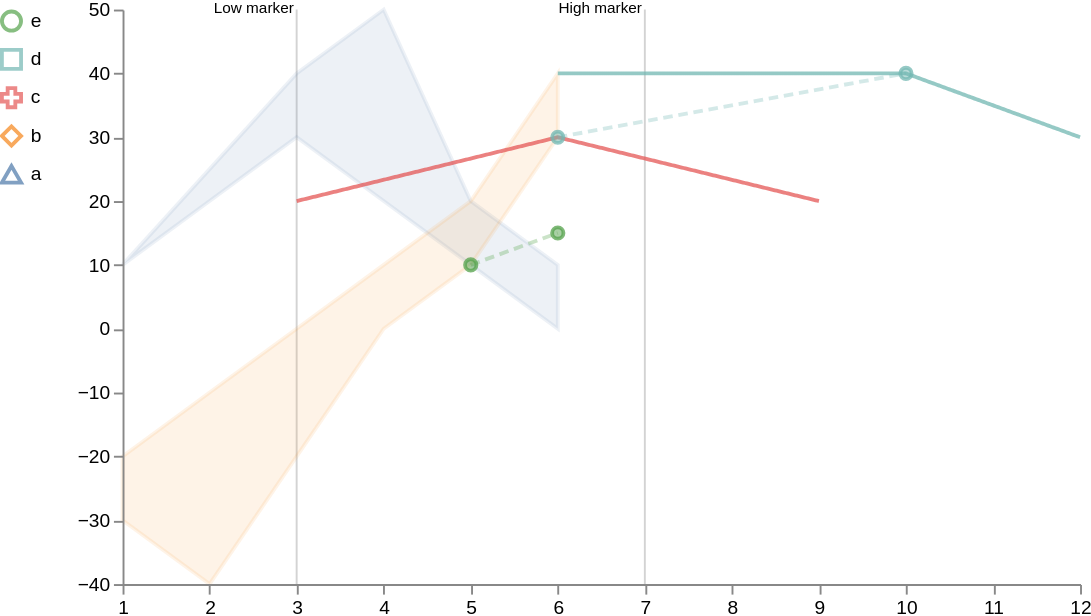

The specification (Vega-Lite) saved for this image:
### Vega specification from a JSON file in a GitHub repository (floating-point values rounded to 4 significant figures)
{"$schema": "https://vega.github.io/schema/vega/v5.json", "width": 500, "height": 300, "background": "white", "scales": [{"name": "xscale", "type": "linear", "range": "width", "zero": false, "domain": {"fields": [{"data": "distributions", "field": "timepoint"}, {"data": "traces", "field": "timepoint"}, {"data": "points", "field": "timepoint"}, {"data": "markers", "field": "timepoint"}]}}, {"name": "yscale", "type": "linear", "range": "height", "nice": true, "zero": true, "domain": {"fields": [{"data": "distributions", "field": "lower"}, {"data": "distributions", "field": "upper"}, {"data": "traces", "field": "value"}, {"data": "points", "field": "value"}]}}, {"name": "color", "type": "ordinal", "range": "category", "domain": {"fields": [{"data": "distributions", "field": "trajectory"}, {"data": "traces", "field": "trajectory"}, {"data": "points", "field": "trajectory"}], "sort": {"order": "ascending"}}}, {"name": "shape1", "type": "ordinal", "range": ["circle", "square", "cross", "diamond", "triangle-up", "triangle-down", "triangle-right", "triangle-left", "arrow", "wedge", "triangle"], "domain": {"fields": [{"data": "distributions", "field": "trajectory"}, {"data": "traces", "field": "trajectory"}, {"data": "points", "field": "trajectory"}], "sort": {"order": "descending"}}}, {"name": "symbol_placement", "type": "ordinal", "range": [50, 60, 70, 80, 90], "domain": {"fields": [{"data": "distributions", "field": "trajectory"}, {"data": "traces", "field": "trajectory"}, {"data": "points", "field": "trajectory"}], "sort": {"order": "descending"}}}], "axes": [{"name": "x_axis", "orient": "bottom", "scale": "xscale", "zindex": 100}, {"name": "y_axis", "orient": "left", "scale": "yscale", "zindex": 100}], "signals": [{"name": "clear", "value": true, "on": [{"events": "mouseup[!event.item]", "update": "true", "force": true}]}, {"name": "shift", "value": false, "on": [{"events": "@legendSymbol:click, @legendLabel:click", "update": "event.shiftKey", "force": true}]}, {"name": "clicked", "value": null, "on": [{"events": "@legendSymbol:click, @legendLabel:click", "update": "{value: datum.value}", "force": true}]}, {"name": "clearData", "value": true, "on": [{"events": "mouseup[!event.item]", "update": "true", "force": true}]}, {"name": "clickedData", "value": null, "on": [{"events": "@area:click", "update": "{value: datum.trajectory}", "force": true}]}], "legends": [{"name": "color_legend", "stroke": "color", "shape": "shape1", "orient": "left", "labelFontSize": 10, "encode": {"symbols": {"name": "legendSymbol", "interactive": true, "update": {"fill": {"value": "transparent"}, "strokeWidth": {"value": 2}, "opacity": [{"test": "!length(data('selected')) || indata('selected', 'value', datum.value) || indata('selectedData', 'value', datum.value)", "value": 0.7}, {"value": 0.15}]}}, "labels": {"name": "legendLabel", "interactive": true, "update": {"opacity": [{"test": "!length(data('selectedData')) || indata('selectedData', 'value', datum.value)", "value": 1}, {"value": 0.25}]}}}}], "marks": [{"type": "group", "zindex": 3, "name": "_points", "from": {"facet": {"name": "points_split", "data": "points", "groupby": "trajectory"}}, "marks": [{"type": "symbol", "name": "_points_symbol", "from": {"data": "points_split"}, "zindex": 3, "encode": {"update": {"x": {"scale": "xscale", "field": "timepoint"}, "y": {"scale": "yscale", "field": "value"}, "size": {"value": 35}, "strokeWidth": {"value": 2}, "fill": {"scale": "color", "field": "trajectory"}, "stroke": {"scale": "color", "field": "trajectory"}, "fillOpacity": [{"test": "!length(data('selected')) || indata('selected', 'value', datum.trajectory)", "value": 0.5}, {"value": 0.15}], "strokeOpacity": [{"test": "!length(data('selected')) || indata('selected', 'value', datum.trajectory)", "value": 0.75}, {"value": 0.15}], "tooltip": {"field": "value"}}, "hover": {"fillOpacity": {"value": 0.9}}}}, {"type": "line", "name": "_points_line", "from": {"data": "points_split"}, "zindex": 3, "encode": {"update": {"x": {"scale": "xscale", "field": "timepoint"}, "y": {"scale": "yscale", "field": "value"}, "strokeWidth": {"value": 2}, "stroke": {"scale": "color", "field": "trajectory"}, "interpolate": {"value": "linear"}, "strokeDash": {"value": [5, 3]}, "strokeOpacity": [{"test": "!length(data('selected')) || indata('selected', 'value', datum.trajectory)", "value": 0.3}, {"value": 0.1}]}, "hover": {"fillOpacity": {"value": 0.9}}}}]}, {"type": "group", "zindex": 2, "name": "_traces", "from": {"facet": {"name": "traces_split", "data": "traces", "groupby": "trajectory"}}, "marks": [{"type": "line", "name": "_traces_lines", "from": {"data": "traces_split"}, "encode": {"update": {"x": {"scale": "xscale", "field": "timepoint"}, "y": {"scale": "yscale", "field": "value"}, "strokeWidth": {"value": 2}, "stroke": {"scale": "color", "field": "trajectory"}, "strokeDash": [{"test": "indexof(datum.trajectory, 'Baseline') != -1 || indexof(datum.trajectory, 'Envelope') != -1", "value": [8, 4]}, {"value": [1, 0]}], "interpolate": {"value": "linear"}, "strokeOpacity": [{"test": "!length(data('selected')) || indata('selected', 'value', datum.trajectory)", "value": 0.75}, {"value": 0.15}]}, "hover": {"fillOpacity": {"value": 0.9}}}}, {"type": "symbol", "name": "_traces_symbol", "from": {"data": "traces_split"}, "encode": {"update": {"x": {"scale": "xscale", "field": "timepoint"}, "y": {"scale": "yscale", "field": "value"}, "strokeWidth": {"value": 1}, "stroke": {"scale": "color", "field": "trajectory"}, "fill": {"scale": "color", "field": "trajectory"}, "shape": {"scale": "shape1", "field": "trajectory"}, "fillOpacity": [{"test": "datum.timepoint == scale('symbol_placement', datum.trajectory)", "value": 0.5}, {"value": 0}], "strokeOpacity": [{"test": "datum.timepoint == scale('symbol_placement', datum.trajectory)", "value": 0.5}, {"value": 0}]}, "hover": {"fillOpacity": {"value": 0.9}}}}]}, {"type": "group", "name": "_distributions", "zindex": 1, "from": {"facet": {"name": "trajectory_split", "data": "distributions", "groupby": "trajectory"}}, "marks": [{"type": "area", "name": "area", "interactive": true, "from": {"data": "trajectory_split"}, "encode": {"update": {"x": {"scale": "xscale", "field": "timepoint"}, "y": {"scale": "yscale", "field": "upper"}, "y2": {"scale": "yscale", "field": "lower"}, "interpolate": {"value": "linear"}, "strokeWidth": {"value": 2}, "fill": {"scale": "color", "field": "trajectory"}, "stroke": {"scale": "color", "field": "trajectory"}, "fillOpacity": [{"test": "!length(data('selected')) || indata('selected', 'value', datum.trajectory)", "value": 0.1}, {"value": 0.05}], "strokeOpacity": [{"test": "!length(data('selected')) || indata('selected', 'value', datum.trajectory)", "value": 0.1}, {"value": 0.05}]}, "hover": {"fillOpacity": {"value": 0.9}}}}]}, {"type": "group", "name": "_markers", "marks": [{"type": "rule", "name": "_marker text", "from": {"data": "markers"}, "encode": {"enter": {"stroke": {"value": "lightgray"}}, "update": {"x": {"scale": "xscale", "field": "timepoint"}, "y2": {"value": 0}, "y": {"signal": "height"}, "opacity": {"value": 1}}}}, {"type": "text", "name": "_marker flags", "from": {"data": "_marker text"}, "encode": {"enter": {"text": {"field": "datum.label"}, "y": {"value": 0}, "fontSize": {"value": 8}}}, "transform": [{"type": "label", "lineAnchor": "start", "as": ["x", "_y", "opacity", "align", "baseline"], "offset": [1], "size": {"signal": "[width, height]"}}]}]}], "data": [{"name": "distributions", "values": [{"timepoint": 1, "upper": 10, "lower": 10, "trajectory": "a"}, {"timepoint": 2, "upper": 20, "lower": 25, "trajectory": "a"}, {"timepoint": 4, "upper": 20, "lower": 50, "trajectory": "a"}, {"timepoint": 6, "upper": 0, "lower": 10, "trajectory": "a"}, {"timepoint": 1, "upper": -30, "lower": -20, "trajectory": "b"}, {"timepoint": 5, "upper": 10, "lower": 20, "trajectory": "a"}, {"timepoint": 2, "upper": -40, "lower": -10, "trajectory": "b"}, {"timepoint": 3, "upper": -20, "lower": 0, "trajectory": "b"}, {"timepoint": 3, "upper": 30, "lower": 40, "trajectory": "a"}, {"timepoint": 5, "upper": 10, "lower": 20, "trajectory": "b"}, {"timepoint": 4, "upper": 0, "lower": 10, "trajectory": "b"}, {"timepoint": 6, "upper": 30, "lower": 40, "trajectory": "b"}], "transform": [{"type": "collect", "sort": {"field": ["trajectory", "timepoint"]}}]}, {"name": "traces", "values": [{"timepoint": 6, "value": 30, "trajectory": "c"}, {"timepoint": 9, "value": 20, "trajectory": "c"}, {"timepoint": 3, "value": 20, "trajectory": "c"}, {"timepoint": 12, "value": 30, "trajectory": "d"}, {"timepoint": 6, "value": 40, "trajectory": "d"}, {"timepoint": 10, "value": 40, "trajectory": "d"}], "transform": [{"type": "filter", "expr": "isValid(datum.value)"}, {"type": "collect", "sort": {"field": ["trajectory", "timepoint"]}}]}, {"name": "points", "values": [{"timepoint": 6, "value": 30, "trajectory": "d"}, {"timepoint": 10, "value": 40, "trajectory": "d"}, {"timepoint": 5, "value": 10, "trajectory": "e"}, {"timepoint": 6, "value": 15, "trajectory": "e"}]}, {"name": "markers", "values": [{"timepoint": 3, "label": "Low marker"}, {"timepoint": 7, "label": "High marker"}]}, {"name": "selected", "on": [{"trigger": "clear", "remove": true}, {"trigger": "!shift", "remove": true}, {"trigger": "!shift && clicked", "insert": "clicked"}, {"trigger": "shift && clicked", "toggle": "clicked"}]}, {"name": "selectedData", "on": [{"trigger": "clearData", "remove": true}, {"trigger": "clickedData", "toggle": "clickedData"}]}]}
